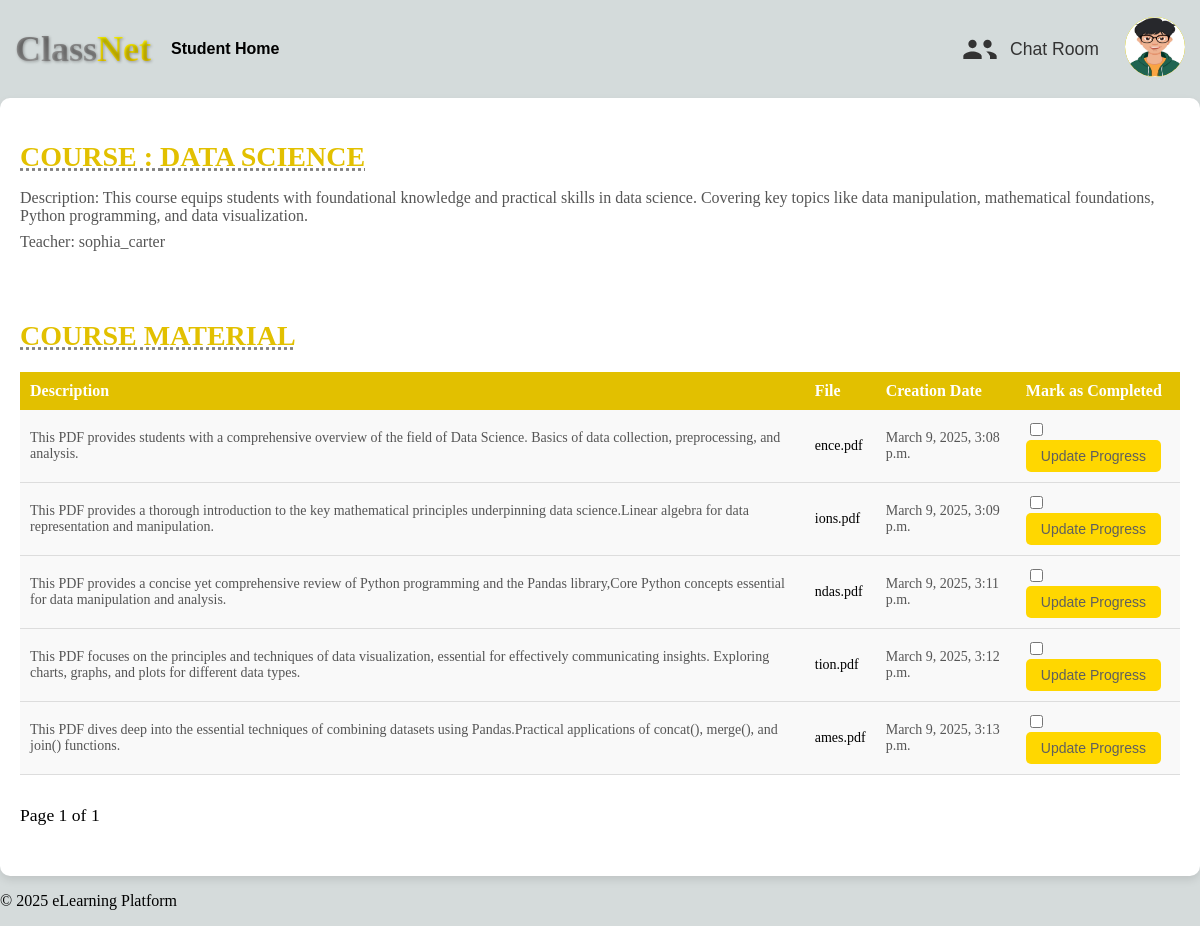
The app's page /courses/course/3/ (signed in) with its own data.
### users/models.py (models this page shows, shortened)
class CustomUser(AbstractBaseUser, PermissionsMixin):
    STUDENT = 'student'
    TEACHER = 'teacher'
    USER_TYPE_CHOICES = [
        (STUDENT, 'Student'),
        (TEACHER, 'Teacher'),
    ]
    username = models.CharField(max_length=255, unique=True)
    first_name = models.CharField(max_length=255)
    last_name = models.CharField(max_length=255)
    email = models.EmailField(unique=True)
    profile_picture = models.ImageField(upload_to='profile_pics/', null=True, blank=True)
    user_type = models.CharField(max_length=7, choices=USER_TYPE_CHOICES)
    is_active = models.BooleanField(default=True)
    is_staff = models.BooleanField(default=False)
    is_superuser = models.BooleanField(default=False)
    date_joined = models.DateTimeField(default=timezone.now)
    bio = models.TextField(null=True, blank=True)  # Short biography of the user
    objects = CustomUserManager()
    USERNAME_FIELD = 'username'
    REQUIRED_FIELDS = ['email', 'first_name', 'last_name']
    def can_view_student_data(self, user):
        return self.user_type == self.TEACHER and user.user_type == self.STUDENT
    class Meta:
        permissions = [
            ("can_view_student_data", "Can view student data")
        ]

### courses/models.py (models this page shows, shortened)
class Course(models.Model):
    name = models.CharField(max_length=255)
    description = models.TextField()
    teacher = models.ForeignKey(settings.AUTH_USER_MODEL, on_delete=models.CASCADE, related_name="courses_taught")
    created_at = models.DateTimeField(auto_now_add=True)

class CourseMaterial(models.Model):
    course = models.ForeignKey(Course, on_delete=models.CASCADE, related_name="materials")
    file = models.FileField(upload_to='course_materials/')
    description = models.CharField(max_length=255, blank=True)
    uploaded_at = models.DateTimeField(auto_now_add=True)

### courses/views.py (the view)
# urls.py: path('course/<int:course_id>/', views.view_course, name='view_course'),
@login_required
def view_course(request, course_id):
    course = Course.objects.get(id=course_id)
    if request.user == course.teacher:
        enrollments = StudentEnrollment.objects.filter(course=course).order_by('enrolled_at')
        materials = CourseMaterial.objects.filter(course=course).order_by('uploaded_at')
        student_paginator = Paginator(enrollments, 5)  # Show 5 students per page
        student_page_number = request.GET.get('student_page')  # Get the current page for students
        student_page_obj = student_paginator.get_page(student_page_number)
        material_paginator = Paginator(materials, 5)  # Show 5 materials per page
        material_page_number = request.GET.get('material_page')  # Get the current page for materials
        material_page_obj = material_paginator.get_page(material_page_number)
        feedbacks =  CourseFeedback.objects.filter(course=course)
        return render(request, 'view_course.html', {
            'course': course,
            'student_page_obj': student_page_obj,  # Pass the student page object to the template
            'material_page_obj': material_page_obj,
            'feedbacks': feedbacks,  # Pass the material page object to the template
        })
    elif request.user.user_type == 'student':
        materials = CourseMaterial.objects.filter(course=course).order_by('uploaded_at')
        completed_materials = MaterialCompletion.objects.filter(student=request.user).order_by('completed_at')
        completed_material_ids = completed_materials.values_list('material_id', flat=True).order_by('completed_at')
        material_paginator = Paginator(materials, 5)  # Show 5 materials per page
        material_page_number = request.GET.get('material_page')  # Get the current page for materials
        material_page_obj = material_paginator.get_page(material_page_number)
        return render(request, 'view_course.html', {
            'course': course,
            'material_page_obj': material_page_obj,  # Pass the material page object to the template
            'completed_material_ids': completed_material_ids,  # Pass the completed materials' IDs
        })
    else:
        return redirect('home')

### courses/templates/view_course.html (shortened to what this page needs)
{% extends 'base_generic.html' %}
{% load static %}
{% block content %}
<div class="course-view">
  <div class="courses">
    <h2>Course :  {{ course.name }} </h2>
    <ul>
      <li>Description:  {{ course.description }}</li>
      <li>Teacher:  {{ course.teacher.username }}</li>
    </ul>
  </div>
  <div class="courses">
    <h2>Course Material</h2>
      <ul>
        {% if material_page_obj %}
          <table id="course-material-table">
            <thead>
              <tr>
                <th>Description</th>
                <th>File</th>
                <th>Creation Date</th>
                {% if user.is_authenticated and user.user_type == 'student'%}
                  <th>Mark as Completed</th>
                {% endif %}
              </tr>
            </thead>
            <tbody>
              {% for material in material_page_obj %}
                <tr class="course-row">
                  <td>{{ material.description }}</td>
                  {% if material.file %}
                    <td><a href="{{ material.file.url }}" target="_blank">{{ material.file.name|slice:"-8:" }}</a></td>
                  {% endif %}
                  <td>{{ material.uploaded_at }}</td>
                  <td>
                    {% if user.is_authenticated and user.user_type == 'student' %}
                      <form method="post" action="{% url 'mark_material_as_completed' material.id %}">
                        <label>
                          <input type="checkbox" name="completed_materials" value="{{ material.id }}"
                                  {% if material.id in completed_material_ids %}checked{% endif %}>
                        </label>
                        <button type="submit">Update Progress</button>
                      </form>
                    {% endif %}
                  </td>
                </tr>
              {% empty %}
                <tr>
                  <td colspan="5">No materials uploaded yet.</td>
                </tr>
              {% endfor %}
            </tbody>
          </table>
        {% else %}
          <p>No materials uploaded yet.</p>
        {% endif %}
      </ul>
      <div id="pagination">
        <span id="page-number">Page {{ material_page_obj.number }} of {{ material_page_obj.paginator.num_pages }}</span>
      </div>
      </div>
</div>
{% endblock %}

### classnet/templates/base_generic.html (shortened to what this page needs)
<!DOCTYPE html>
<html lang="en">
<head>
    {% load static %}
    <link rel="stylesheet" href="{% static 'css/styles.css' %}">
</head>
<body>
    <header>
        <nav>
            <div class="nav-container">
                <div class="logo">
                    <h1><span class="class">Class</span><span class="net">Net</span></h1>
                </div>
                <ul class="nav-left">
                {% if user.is_authenticated %}
                    {% if user.user_type == user.TEACHER %}
                        <li><a href="{% url 'teacher' %}">Teacher Home</a></li>
                    {% elif user.user_type == user.STUDENT %}
                        <li><a href="{% url 'student' %}">Student Home</a></li>
                        {% endif %}
                    {% else %}
                        <li><a href="{% url 'home' %}">Home</a></li>
                    {% endif %}
                </ul>
                <ul class="nav-right">
                    {% if user.is_authenticated %}
                        <a href="{% url 'index' %}" class="chat-link">
                            <button class="chat-button">
                                <span>Chat Room</span>
                            </button>
                        </a>
                    <div class="dropdown">
                        {% if user.profile_picture %}
                        <button class="dropbtn">
                            <img src="{{ user.profile_picture.url }}" alt="Profile Picture" width="40" height="40">
                        </button>
                        {% else %}
                        <button class="dropbtn">{{ user.get_short_name }}</button>
                        {% endif %}
                    </div>
                {% else %}
                    <li><a href="{% url 'login' %}">Login</a></li>
                    <li class="bold-rectangle"><a href="{% url 'register' %}">Register</a></li>
                {% endif %}
            </ul>
            </div>
        </nav>
    </header>
    <main>
        {% block content %}{% endblock %}
    </main>
    <footer>
        <p>&copy; 2025 eLearning Platform</p>
    </footer>
</body>
</html>

### classnet/static/css/styles.css (style rules this page uses)
body { background-color: #D5DBDB; margin: 0; }
.logo h1 { font-family: 'Playfair Display', serif; font-weight: bold; font-size: 36px; margin: 0; padding: 0; text-shadow: 1px 1px 3px rgba(0, 0, 0, 0.3); }
.logo h1 .class { background: linear-gradient(grey, darkgrey); -webkit-background-clip: text; -webkit-text-fill-color: transparent; background-clip: text; color: transparent; }
.logo h1 .net { background: linear-gradient(yellow, gold); -webkit-background-clip: text; -webkit-text-fill-color: transparent; background-clip: text; color: transparent; }
.logo { display: flex; align-items: center; justify-content: center; padding: 20px 0; }
header { width: 100%; box-sizing: border-box; }
nav { background-color: rgba(213, 219, 219, 0.8); padding: 8px 15px; width: 100%; box-sizing: border-box; }
.nav-container { display: flex; align-items: center; }
nav a { color: black; font-weight: bold; font-family: Arial, Helvetica, sans-serif; }
.nav-left, .nav-right { margin: 0; padding: 0; list-style: none; display: flex; }
.nav-left li, .nav-right li { margin: 0 20px; }
.nav-left { justify-content: flex-start; }
.nav-right { margin-left: auto; justify-content: flex-end; }
.nav-left a, .nav-right a { text-decoration: none; font-weight: bold; }
.nav-right { display: flex; align-items: center; justify-content: flex-end; gap: 20px; }
.chat-link, .create-link { text-decoration: none; margin: 0; }
.chat-button,.search-button,.btn-create-course { display: flex; align-items: center; border: none; background: none; cursor: pointer; font-family: Arial, sans-serif; font-size: 1.1rem; gap: 10px; color: #333; margin: 0; display: flex; }
.chat-button svg { width: 40px; height: 40px; transition: transform 0.3s ease; }
.dropbtn { background: linear-gradient(rgb(226, 226, 1), rgb(216, 184, 0)); font-size: 16px; border: none; cursor: pointer; border-radius: 50%; padding: 0; overflow: hidden; width: 60px; height: 60px; margin: 0; text-align: center; line-height: 60px; }
.dropbtn img { display: block; width: 60px; height: 60px; border-radius: 70%; }
.dropdown { position: relative; display: inline-block; }
.course-view { display: flex; flex-direction: column; padding: 20px; max-width: 1200px; margin: 0 auto; background: #fff; border-radius: 10px; box-shadow: 0 4px 8px rgba(0, 0, 0, 0.1); }
.courses { margin-bottom: 30px; }
.courses h2, .card-header h2 { color: rgb(226, 192, 0); font-size: 28px; margin-bottom: 10px; text-transform: uppercase; font-weight: bold; text-decoration: underline dotted grey; }
.courses ul { list-style-type: none; padding: 0; }
.courses ul li { font-size: 16px; color: #555; margin-bottom: 8px; }
#enroll-table, #course-material-table { width: 100%; border-collapse: collapse; margin-top: 20px; }
#enroll-table th, #course-material-table th { background-color: rgb(226, 192, 0); color: #fff; text-align: left; padding: 10px; font-size: 16px; }
#enroll-table td, #course-material-table td { background-color: #f9f9f9; color: #555; padding: 10px; font-size: 14px; border-bottom: 1px solid #ddd; }
#course-material-table a { color: black; text-decoration: none; }
.courses button { background-color: gold; color: #5f5f5f; border: none; padding: 8px 15px; border-radius: 5px; font-size: 14px; cursor: pointer; }
.courses form { display: inline-block; margin: 0; }
.courses input[type="checkbox"] { margin-right: 10px; }
#pagination { display: flex; justify-content: space-between; align-items: center; margin-top: 30px; font-size: 1.1em; }

### records on screen
CustomUser: profile_picture (picture)
Course: name "DATA SCIENCE", description "This course equips students with foundational knowledge and practical skills in data science. Covering key topics like data manipulation, mathematical foundations, Python programming, and data visualization.", teacher.username "sophia_carter"
CourseMaterial: description "This PDF provides students with a comprehensive overview of the field of Data Science. Basics of data collection, preprocessing, and analysis.", file.name "ence.pdf", uploaded_at "March 9, 2025, 3:08 p.m."
CourseMaterial: description "This PDF provides a thorough introduction to the key mathematical principles underpinning data science.Linear algebra for data representation and manipulation.", file.name "ions.pdf", uploaded_at "March 9, 2025, 3:09 p.m."
CourseMaterial: description "This PDF provides a concise yet comprehensive review of Python programming and the Pandas library,Core Python concepts essential for data manipulation and analysis.", file.name "ndas.pdf", uploaded_at "March 9, 2025, 3:11 p.m."
CourseMaterial: description "This PDF focuses on the principles and techniques of data visualization, essential for effectively communicating insights. Exploring charts, graphs, and plots for different data types.", file.name "tion.pdf", uploaded_at "March 9, 2025, 3:12 p.m."
CourseMaterial: description "This PDF dives deep into the essential techniques of combining datasets using Pandas.Practical applications of concat(), merge(), and join() functions.", file.name "ames.pdf", uploaded_at "March 9, 2025, 3:13 p.m."

### other values on screen
{{ material_page_obj.number }} "1"
{{ material_page_obj.paginator.num_pages }} "1"
